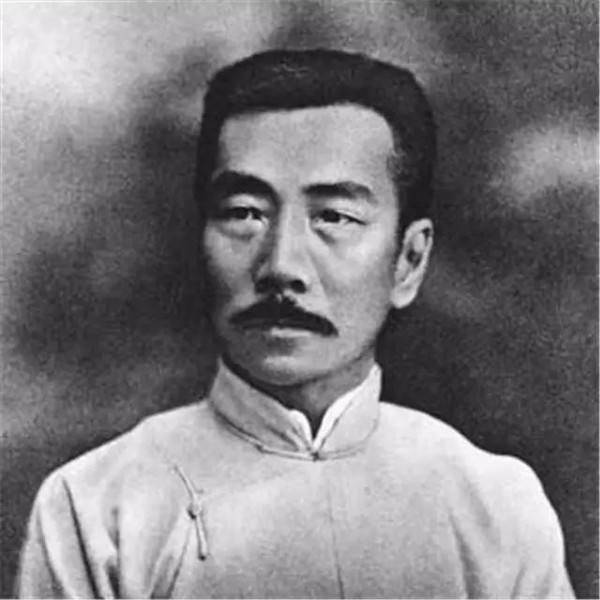
#> input picture Color and object tracking/facedetect/luxun.jpg, 600 x 600 px
$ python Facedetect.py
#> lines starting #> are read from the running program, lines starting #| are printed output that depends on the picture; after the words box and inside, x2 and y2 are one past the last pixel; in counts of white or black regions, pixels touching at a corner belong together
#-*-coding:UTF-8 -*-
# @author: zdl
'''
加载OpenCV官方自带的级联分类器实现人脸识别
实现人脸和人眼识别
'''
import numpy as np
import cv2

#加载人脸识别和人眼识别分类器
face_cascade = cv2.CascadeClassifier('haarcascade_frontalface_default.xml')
#face_cascade.load('D:/Zdl_Data/python-opencv/haarcascade_frontalface_default.xml')
eye_cascade = cv2.CascadeClassifier('haarcascade_eye.xml')
#eye_cascade.load('D:/Zdl_Data/python-opencv/haarcascade_eye.xml')

img = cv2.imread('luxun.jpg')
#> img is the input picture: shape (600, 600, 3); mean B, G, R 126, 123.1, 125
gray = cv2.cvtColor(img, cv2.COLOR_BGR2GRAY)

#人脸识别
faces = face_cascade.detectMultiScale(gray, 1.3, 5)
#> faces = [[165, 110, 256, 256]]
print ('发现了{0}个人脸'.format(len(faces)))
#| 发现了1个人脸
for (x,y,w,h) in faces:
    img = cv2.rectangle(img,(x,y),(x+w,y+h),(255,0,0),2)
    roi_gray = gray[y:y+h, x:x+w]
    roi_color = img[y:y+h, x:x+w]

	# 人眼识别
    eyes = eye_cascade.detectMultiScale(roi_gray)
    print ('发现了{0}个眼睛'.format(len(eyes)))
    for (ex,ey,ew,eh) in eyes:
        cv2.rectangle(roi_color,(ex,ey),(ex+ew,ey+eh),(0,255,0),2)
#> this loop made 1 pass
#> (x, y, w, h, eyes) on pass 1: (165, 110, 256, 256, [[70, 84, 42, 42], [135, 79, 61, 61]])
#| 发现了2个眼睛
#> pass 1, `img = cv2.rectangle(img,(x,y),(x+w,y+h),(255,0,0),2)`:
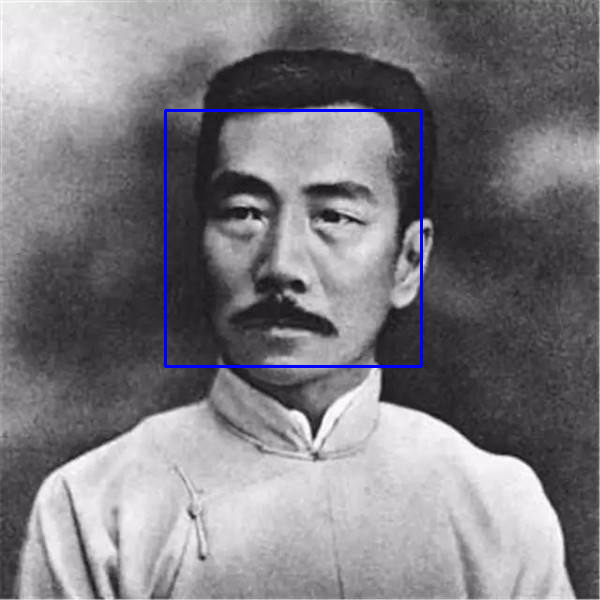
#> img: shape (600, 600, 3); 0.85% of pixels changed, all inside (x1, y1, x2, y2) = (164, 109, 423, 368)
#> pass 1, `roi_gray = gray[y:y+h, x:x+w]`:
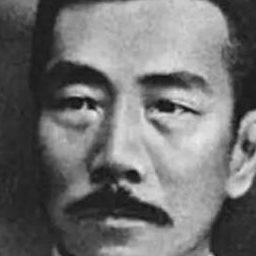
#> roi_gray: shape (256, 256); min 9, max 234, mean 112.4
#> pass 1, `roi_color = img[y:y+h, x:x+w]`:
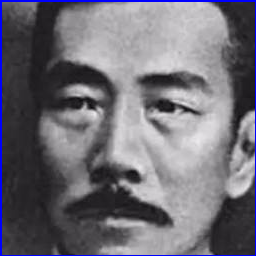
#> roi_color: shape (256, 256, 3); mean B, G, R 118.4, 109.5, 111.5
#> after the loop:
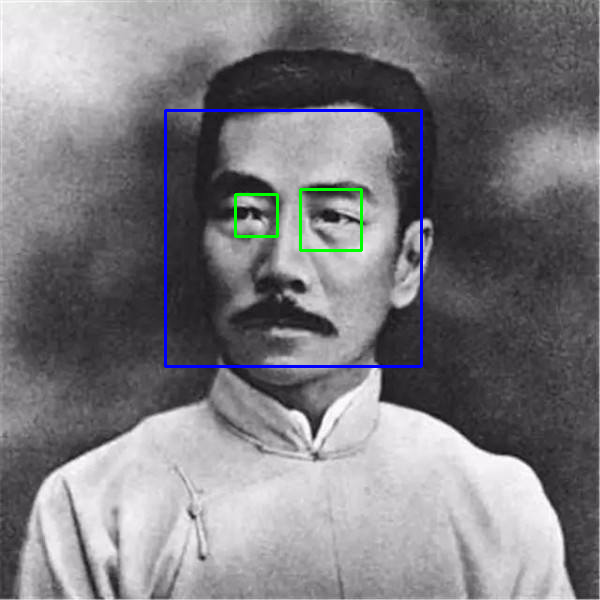
#> img: shape (600, 600, 3); 0.34% of pixels changed, all inside (x1, y1, x2, y2) = (234, 188, 363, 252)
#> after the loop:
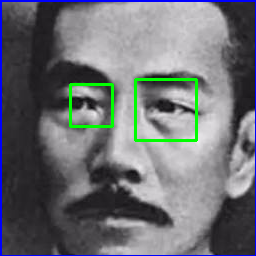
#> roi_color: shape (256, 256, 3); 1.87% of pixels changed, all inside (x1, y1, x2, y2) = (69, 78, 198, 142)

cv2.imshow('img',img)
cv2.waitKey(0)
cv2.destroyAllWindows()

$ run again, with Color and object tracking/facedetect/Face_test.jpg copied over Color and object tracking/facedetect/luxun.jpg
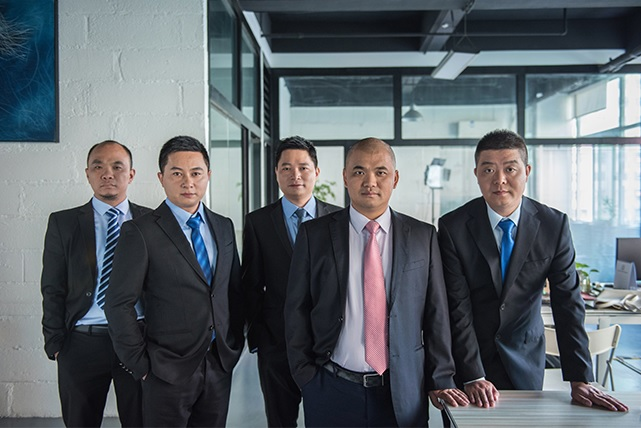
#> input picture Color and object tracking/facedetect/Face_test.jpg, 641 x 428 px
#> img is the input picture: shape (428, 641, 3); mean B, G, R 109, 103.1, 95.6
#> faces = [[270, 148, 52, 52], [158, 152, 57, 57], [81, 146, 53, 53], [339, 150, 61, 61]]
#| 发现了4个人脸
#> the loop `for (x,y,w,h) in faces:` made 4 passes
#> (printed output is left out)
#> after the loop `for (x,y,w,h) in faces:`:
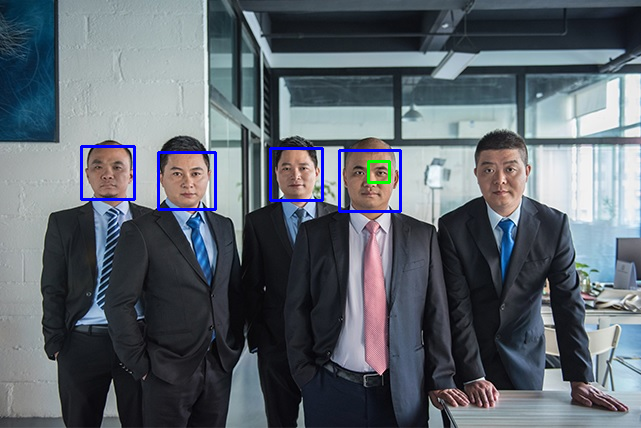
#> img: shape (428, 641, 3); mean B, G, R 109.9, 101.8, 94
#> after the loop `for (x,y,w,h) in faces:`:
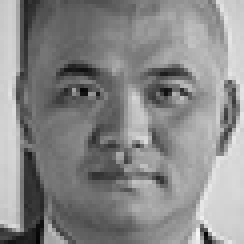
#> roi_gray: shape (61, 61) (shown 4 times larger); min 2, max 246, mean 136.2
